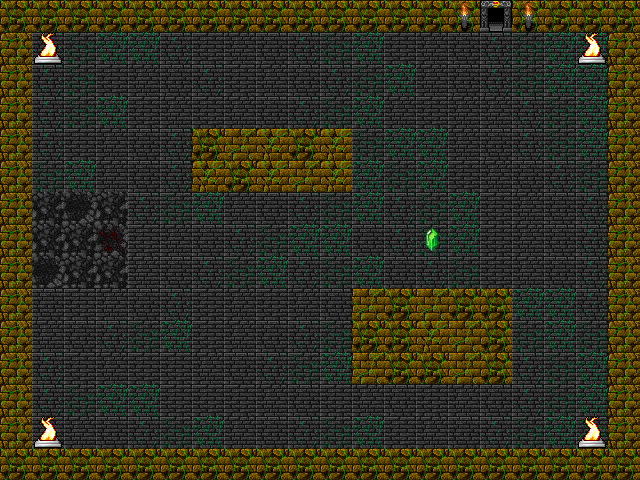

Tiled map render using the project's own tile images. Description and the whole map definition, tile-layer contents included, below:
An orthogonal 20x15 tile map with 32x32 px tiles, 4 tile layers (sol, wall tuiles, deco, objet texture), 3 tilesets and 3 objects (collectible, spawn, porte).

<map version="1.10" tiledversion="1.12.0" orientation="orthogonal" renderorder="right-down" width="20" height="15" tilewidth="32" tileheight="32" infinite="0" nextlayerid="7" nextobjectid="29">
 <tileset firstgid="1" source="tiled/donjon 1.tsx" />
 <tileset firstgid="3073" source="tiled/levier bleu.tsx" />
 <tileset firstgid="3074" source="tiled/cristalvert.tsx" />
 <layer id="1" name="sol" width="20" height="15">
  <data encoding="csv">
857,855,855,856,857,858,859,860,860,859,860,855,856,857,858,859,860,860,860,861,
857,858,859,860,860,858,855,856,857,858,859,860,855,856,857,858,859,860,860,861,
857,858,859,855,856,857,858,855,856,857,858,859,860,856,857,858,859,860,860,861,
857,858,859,860,855,856,855,856,857,858,859,860,856,855,856,857,858,859,860,860,
857,858,855,856,857,858,859,860,856,857,858,859,860,860,856,857,858,859,860,860,
858,859,860,856,857,858,855,856,857,858,859,860,859,860,855,856,857,858,859,860,
857,855,856,857,858,859,860,856,857,858,859,860,858,859,860,855,856,857,858,859,
856,857,858,859,855,856,857,858,859,860,860,857,858,859,860,855,856,857,858,859,
858,859,860,855,856,857,858,859,860,858,859,860,857,858,859,855,856,857,858,859,
856,857,855,856,857,858,855,856,855,856,857,858,859,860,858,859,860,860,858,859,
855,856,857,858,859,860,855,856,857,858,859,860,855,856,857,858,859,860,859,860,
857,858,855,856,855,855,856,857,858,859,860,855,856,855,856,857,858,859,860,860,
857,858,859,860,860,855,855,855,856,857,855,856,857,855,856,857,858,859,860,860,
858,855,856,857,858,859,860,856,857,858,859,860,855,856,857,858,859,860,859,860,
858,859,860,855,855,856,857,858,859,860,860,855,856,857,858,859,860,859,860,861
</data>
 </layer>
 <layer id="3" name="wall tuiles" width="20" height="15">
  <data encoding="csv">
1032,1032,1032,1032,1032,1032,1032,1032,1032,1032,1032,1032,1032,1032,1032,1032,1032,1032,1032,1032,
1031,782,0,0,0,0,0,0,0,0,0,0,0,0,0,0,0,0,782,1031,
1031,0,0,0,0,0,0,0,0,0,0,0,0,0,0,0,0,0,0,1031,
1031,0,0,0,0,0,0,0,0,0,0,0,0,0,0,0,0,0,0,1031,
1031,0,0,0,0,0,1032,1029,1030,1032,1030,0,0,0,0,0,0,0,0,1031,
1031,0,0,0,0,0,1030,1032,1030,1029,1030,0,0,0,0,0,0,0,0,1031,
1031,0,0,0,0,0,0,0,0,0,0,0,0,0,0,0,0,0,0,1031,
1031,0,0,0,0,0,0,0,0,0,0,0,0,0,0,0,0,0,0,1031,
1031,0,0,0,0,0,0,0,0,0,0,0,0,0,0,0,0,0,0,1031,
1031,0,0,0,0,0,0,0,0,0,0,1029,1032,1029,1032,1032,0,0,0,1031,
1031,0,0,0,0,0,0,0,0,0,0,1032,1032,1030,1029,1032,0,0,0,1031,
1031,0,0,0,0,0,0,0,0,0,0,1029,1032,1032,1029,1032,0,0,0,1031,
1031,0,0,0,0,0,0,0,0,0,0,0,0,0,0,0,0,0,0,1031,
1031,782,0,0,0,0,0,0,0,0,0,0,0,0,0,0,0,0,782,1031,
1032,1032,1032,1032,1032,1032,1032,1032,1032,1032,1032,1032,1032,1032,1032,1032,1032,1032,1032,1032
</data>
 </layer>
 <layer id="4" name="deco" width="20" height="15">
  <data encoding="csv">
0,0,0,0,0,0,0,0,0,0,0,0,0,0,0,994,0,0,0,0,
0,0,0,0,0,0,0,0,0,0,0,0,0,0,0,0,0,0,0,0,
0,0,0,0,0,0,0,0,0,0,0,0,0,0,0,0,0,0,0,0,
0,0,0,0,0,0,0,0,0,0,0,0,0,0,0,856,0,0,0,0,
0,0,0,0,0,0,0,0,0,0,0,0,0,0,0,0,0,0,0,0,
0,0,0,0,0,0,0,0,0,0,0,0,0,0,0,0,0,0,0,0,
0,0,0,0,0,0,0,0,0,0,0,0,0,0,0,0,0,0,0,0,
0,0,0,0,0,0,0,0,0,0,0,0,0,0,0,0,0,0,0,0,
0,0,0,0,0,0,0,0,0,0,0,0,0,0,0,0,856,0,0,0,
0,0,0,0,0,0,0,0,0,0,0,0,0,0,0,0,0,0,0,0,
0,0,0,0,0,0,0,0,0,0,0,0,0,0,0,0,0,0,0,0,
0,0,0,0,0,0,0,0,0,0,0,0,0,0,0,0,0,0,0,0,
0,0,0,0,0,0,0,0,0,0,0,0,0,0,0,0,0,0,0,0,
0,0,0,0,0,0,0,0,0,0,0,0,0,0,0,0,0,0,0,0,
0,0,0,0,0,0,0,0,0,0,0,0,0,0,0,0,0,0,0,0
</data>
 </layer>
 <objectgroup id="5" name="Calque d'Objets 1">
  <object id="8" name="cristal" type="collectible" x="422.14" y="239.502">
   <polygon points="0,0 16.056,-10.704 12.042,8.02801 0.669001,8.02801" />
  </object>
  <object id="26" name="spawn salle 1" type="spawn" x="34.6423" y="188.904">
   <point />
  </object>
  <object id="28" name="porte 1" type="porte" x="456.576" y="38.2283" width="83.7498" height="31.666">
   <properties>
    <property name="target" value="salle2" />
   </properties>
  </object>
 </objectgroup>
 <layer id="6" name="objet texture" width="20" height="15">
  <data encoding="csv">
0,0,0,0,0,0,0,0,0,0,0,0,0,0,1210,0,1210,0,0,0,
0,0,0,0,0,0,0,0,0,0,0,0,0,0,0,0,0,0,0,0,
0,0,0,0,0,0,0,0,0,0,0,0,0,0,0,0,0,0,0,0,
0,0,0,0,0,0,0,0,0,0,0,0,0,0,0,0,0,0,0,0,
0,0,0,0,0,0,0,0,0,0,0,0,0,0,0,0,0,0,0,0,
0,0,0,0,0,0,0,0,0,0,0,0,0,0,0,0,0,0,0,0,
0,817,818,817,0,0,0,0,0,0,0,0,0,0,0,0,0,0,0,0,
0,817,817,813,0,0,0,0,0,0,0,0,0,3074,0,0,0,0,0,0,
0,818,817,817,0,0,0,0,0,0,0,0,0,0,0,0,0,0,0,0,
0,0,0,0,0,0,0,0,0,0,0,0,0,0,0,0,0,0,0,0,
0,0,0,0,0,0,0,0,0,0,0,0,0,0,0,0,0,0,0,0,
0,0,0,0,0,0,0,0,0,0,0,0,0,0,0,0,0,0,0,0,
0,0,0,0,0,0,0,0,0,0,0,0,0,0,0,0,0,0,0,0,
0,0,0,0,0,0,0,0,0,0,0,0,0,0,0,0,0,0,0,0,
0,0,0,0,0,0,0,0,0,0,0,0,0,0,0,0,0,0,0,0
</data>
 </layer>
</map>
